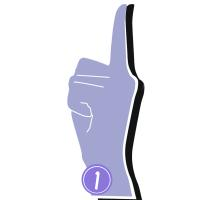
#> input picture FingerImages/1.jpg, 202 x 200 px, given in place of the camera
$ python tutorial5.py
#> lines starting #> are read from the running program, lines starting #| are printed output that depends on the picture; after the words box and inside, x2 and y2 are one past the last pixel; in counts of white or black regions, pixels touching at a corner belong together
import numpy as np
import cv2 as cv

cap = cv.VideoCapture(0)

while True:
    ret, frame = cap.read()
#> frame is the input picture: shape (200, 202, 3); mean B, G, R 238.6, 229.9, 229.9
    width = int(cap.get(3))
    height = int(cap.get(4))

    hsv = cv.cvtColor(frame, cv.COLOR_BGR2HSV)
#> hsv: shape (200, 202, 3); mean H, S, V 30.2, 12, 238.7
    lower_blue = np.array([110, 50, 50])
    upper_blue = np.array([130, 255, 255])

    mask = cv.inRange(hsv, lower_blue, upper_blue)
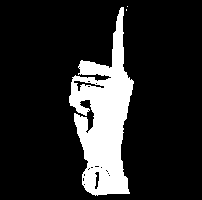
#> mask: shape (200, 202); 15.6% white; 3 white regions (2 under 20 px), largest, box (x1, y1, x2, y2) and area: (69, 7, 134, 196) 6301

    result = cv.bitwise_and(frame, frame, mask=mask)
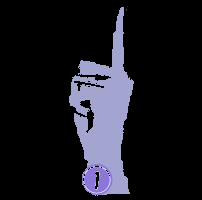
#> result: shape (200, 202, 3); mean B, G, R 32.6, 25.1, 25.1

    cv.imshow('frame', result)
    cv.imshow('mask', mask)

    if cv.waitKey(1) == ord('q'):
#> (key q is pressed here)
        break

cap.release()
cv.destroyAllWindows()
